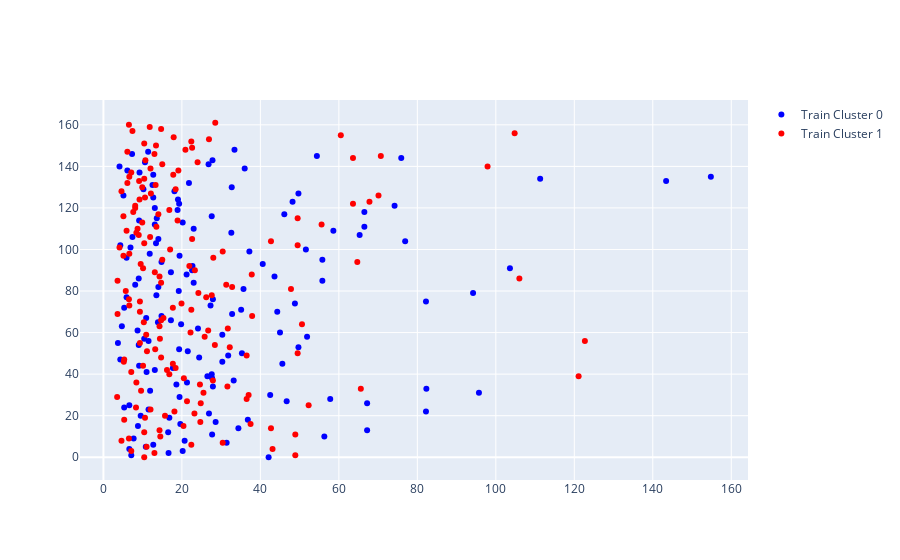

This figure's notebook cell:
### Code cell
import plotly.graph_objects as go

# Plotly를 사용하여 시각화
fig = go.Figure()

# 훈련 군집 0에 대한 산점도
fig.add_trace(go.Scatter(x=y_tr_0.iloc[:], mode='markers', marker=dict(color='blue'), name='Train Cluster 0'))

# 훈련 군집 1에 대한 산점도
fig.add_trace(go.Scatter(x=y_tr_1.iloc[:], mode='markers', marker=dict(color='red'), name='Train Cluster 1'))

fig.show()

### Figure 1 — Plotly figure (JSON) as saved in the notebook; plotly's stock layout.template omitted (floating-point values rounded to 4 significant figures; data arrays with more than 128 entries replaced by an {"elided": "..."} marker saying what was removed)
{"data": [{"marker": {"color": "blue"}, "mode": "markers", "name": "Train Cluster 0", "type": "scatter", "x": {"elided": "149 float values"}}, {"marker": {"color": "red"}, "mode": "markers", "name": "Train Cluster 1", "type": "scatter", "x": {"elided": "162 float values"}}], "layout": {}}
